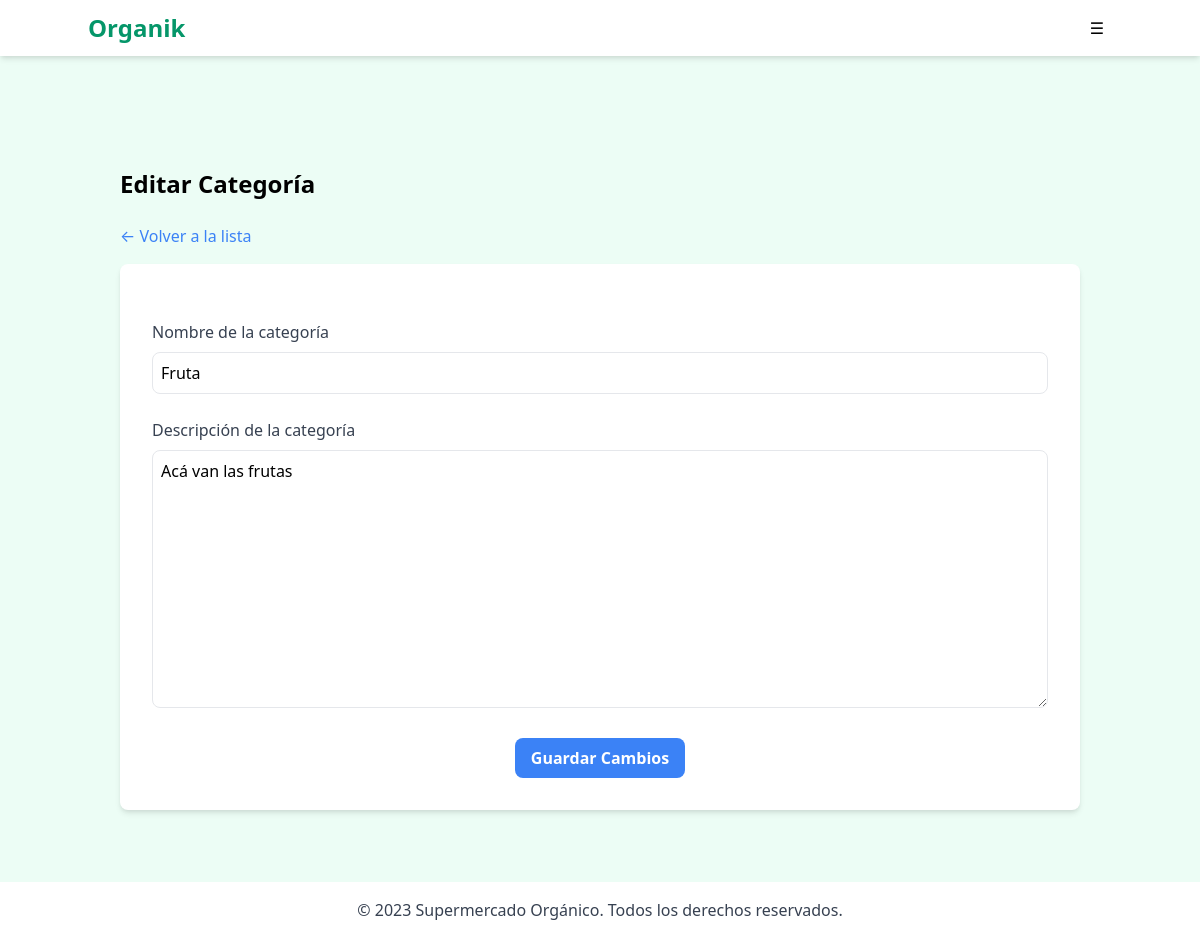
The page /administracion/categoria/editar/1/ on the database as committed earlier.
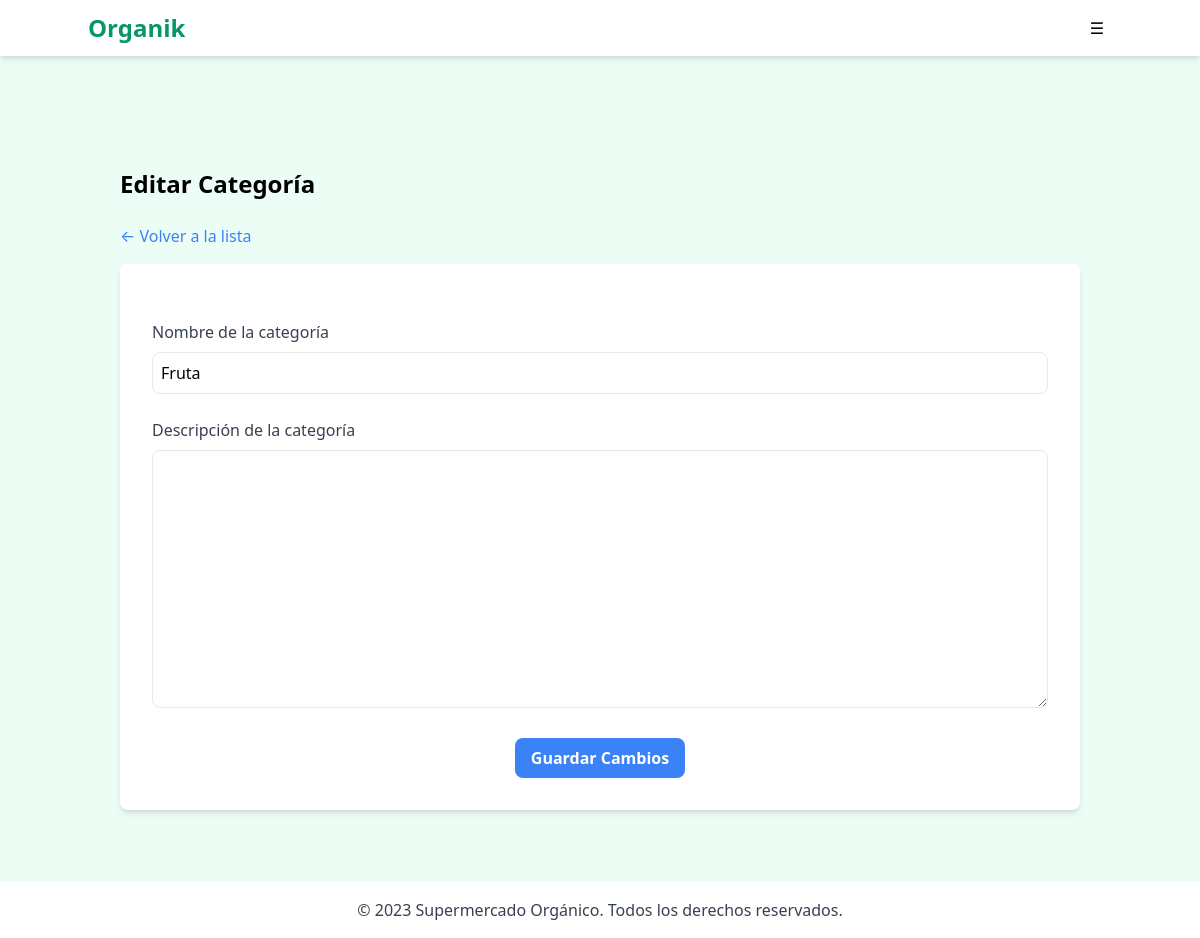
The same page on the database as committed later.
### marketapp/models.py (models this page shows, shortened)
class Categoria(models.Model):
    nombre = models.CharField(max_length=50)
    descripcion = models.CharField(max_length=100, blank=True, null=True)

### marketapp/views.py (the view)
# urls.py: path('categoria/editar/<int:pk>/', CategoriaAdminUpdateView.as_view(), name='admin_categoria_edit'),
class CategoriaAdminUpdateView(UpdateView):
    model = Categoria
    form_class = CategoriaForm
    template_name = 'marketapp/admin/categoria/edit.html'
    success_url = reverse_lazy('administracion:admin_categoria_list')

### marketapp/forms.py
class CategoriaForm(forms.ModelForm):
    class Meta:
        model = Categoria
        fields = ['nombre', 'descripcion']
        widgets = {
            'nombre': forms.TextInput(attrs={'class': 'form-control'}),
            'descripcion': forms.Textarea(attrs={'class': 'form-control'}),
        }
        labels = {
            'nombre': 'Nombre de la categoría',
            'descripcion': 'Descripción de la categoría',
        }

### marketapp/templates/marketapp/admin/categoria/edit.html (shortened to what this page needs)
{% extends "marketapp/admin/adminIndex.html" %}
{% load widget_tweaks %}
{% block contenido %}
<div class="container mx-auto mt-10 p-4">
    <h2 class="text-2xl font-bold mb-6">Editar Categoría</h2>
    <a href="{% url 'administracion:admin_categoria_list' %}" class="text-blue-500 hover:text-blue-600 mb-4 inline-block">← Volver a la lista</a>
    <div class="bg-white p-8 rounded-lg shadow-md">
        <form method="post" class="space-y-6">
            {% for field in form %}
            <div class="mb-4">
                <label for="{{ field.id_for_label }}" class="block text-gray-700 text-sm sm:text-base mb-2">{{ field.label }}</label>
                <div>
                    {{ field|add_class:"border rounded-lg p-2 w-full text-sm sm:text-base focus:ring-blue-500 focus:border-blue-500" }}
                </div>
            </div>
            {% endfor %}
            <div class="flex justify-center">
                <input type="submit" value="Guardar Cambios" class="bg-blue-500 hover:bg-blue-600 text-white font-bold py-2 px-4 rounded-lg">
            </div>
        </form>
    </div>
</div>
{% endblock %}

Rows that differ between the two databases and show on the page:
changed Categoria "Fruta": descripcion "Acá van las frutas" → (not shown)
